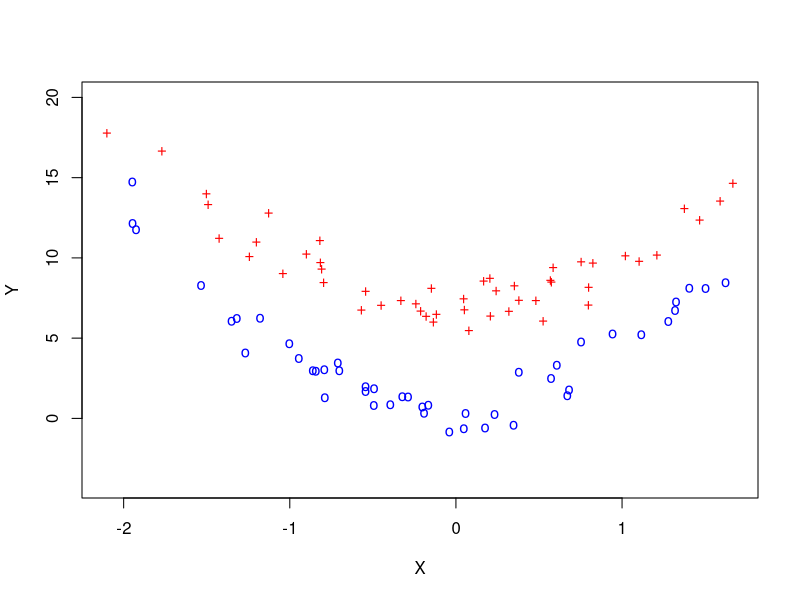
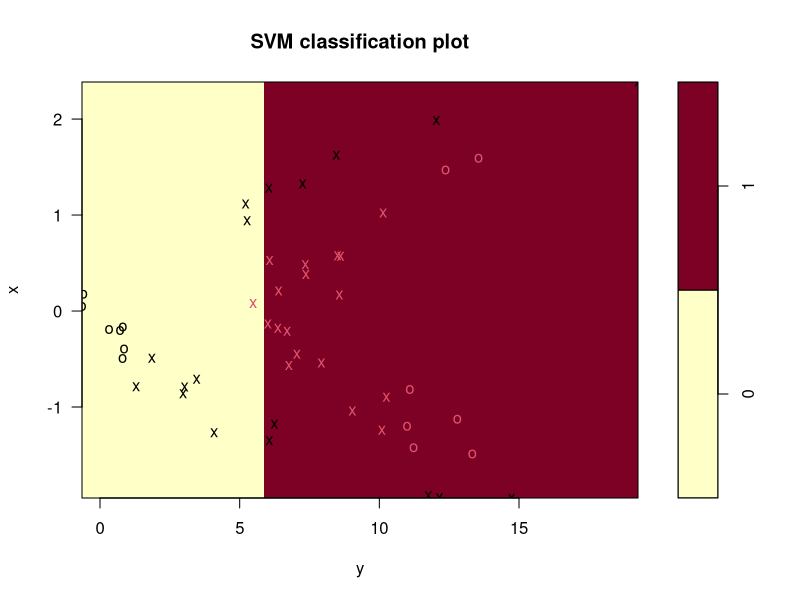
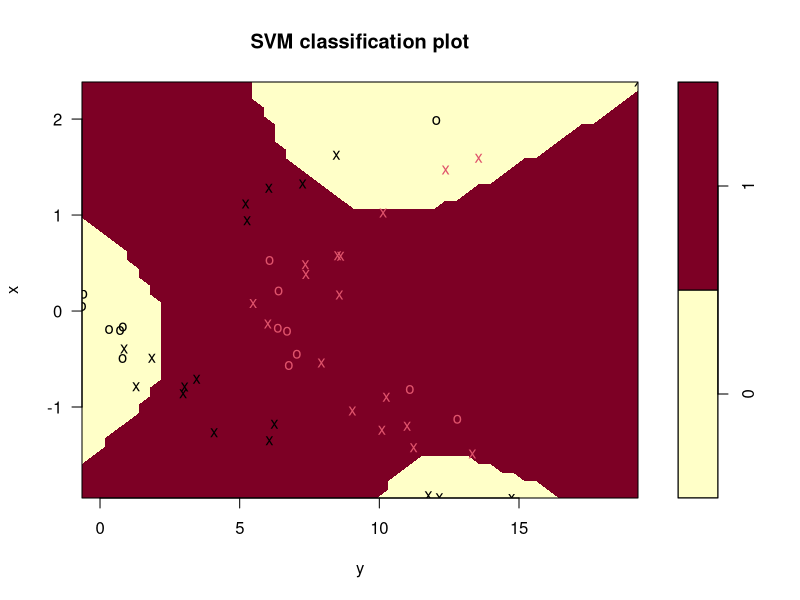
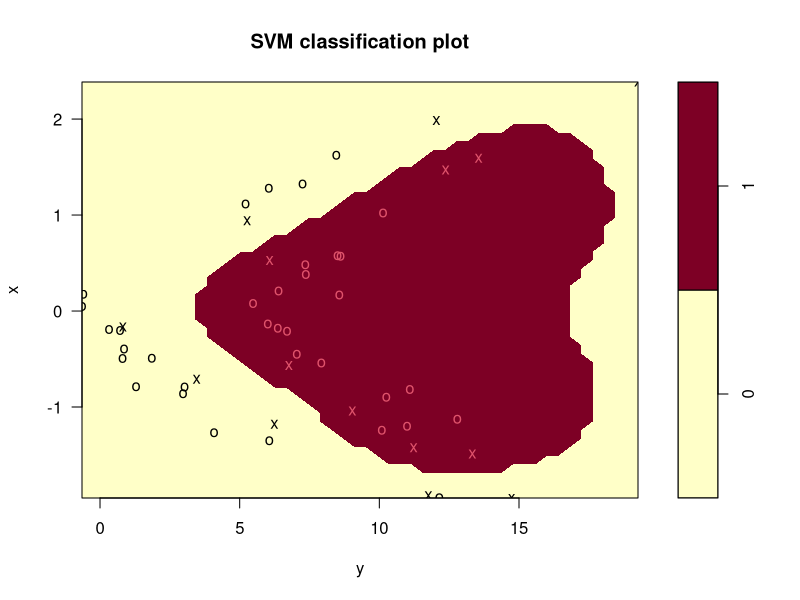
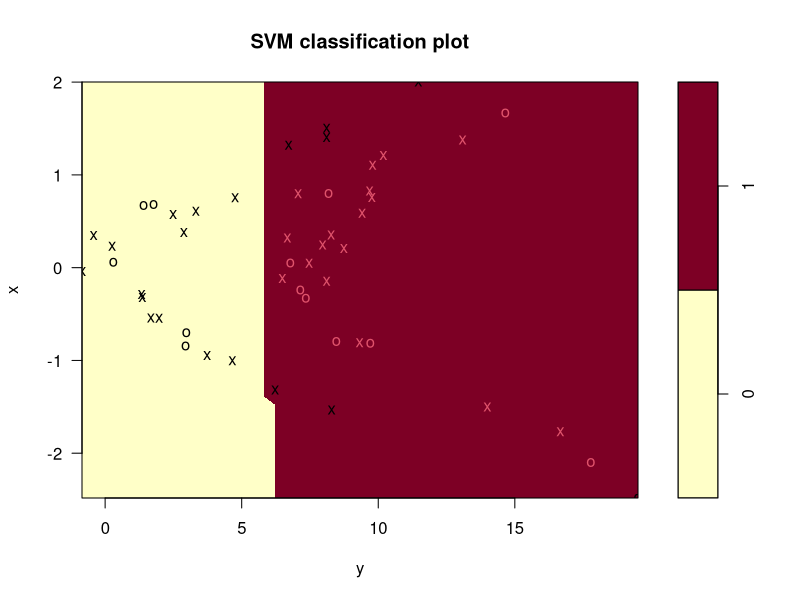
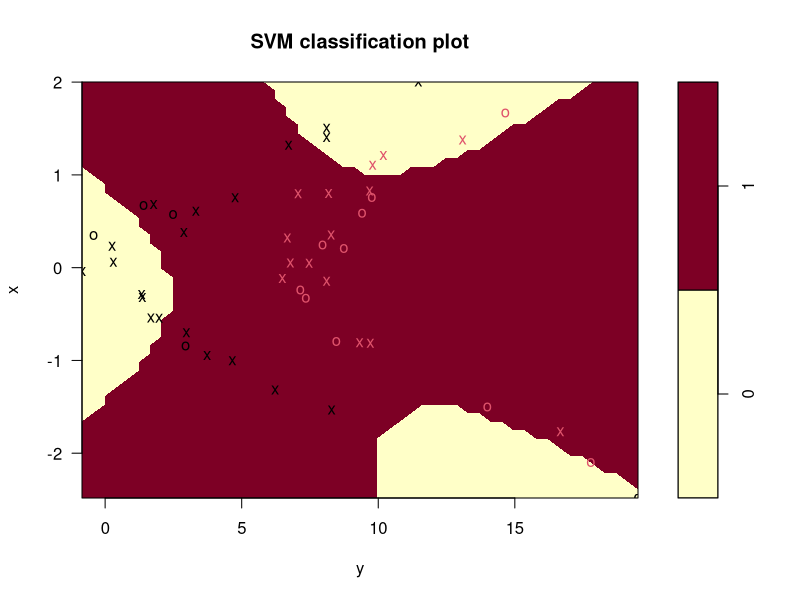
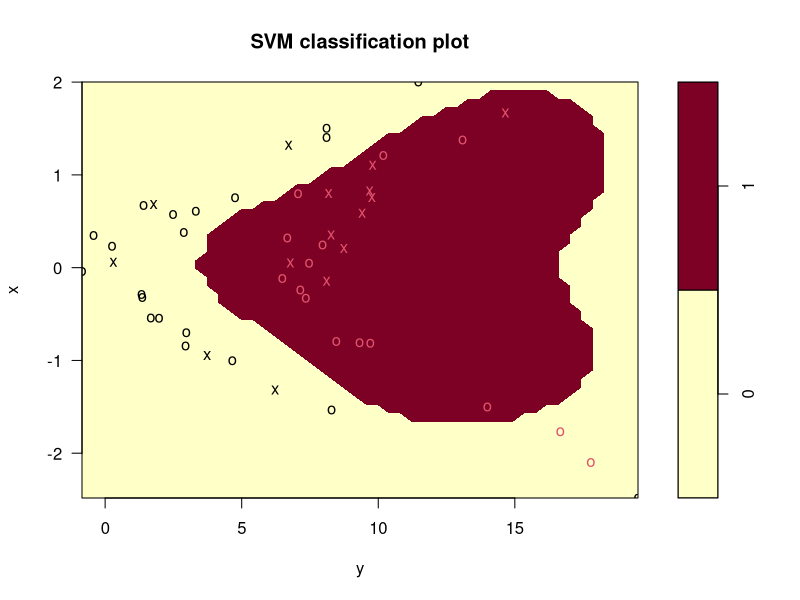

Write R code to recreate these figures, in order.
## ---- chunk 1
library(e1071)
## ---- chunk 2
set.seed(131)
x = rnorm(100)
y = 3 * x^2 + 4 + rnorm(100)
train = sample(100, 50)

# Seperate the training and testing
y[train] = y[train] + 3 # 50 training data
y[-train] = y[-train] - 3 # 50 testing data
## ---- chunk 3
# Plot using different colors
plot(x[train], y[train], pch="+", lwd=4, col="red", 
     ylim=c(-4, 20), xlab="X", ylab="Y")

# add the extra testing data
points(x[-train], y[-train], pch="o", lwd=4, col="blue") 
## ---- chunk 4
set.seed(315)
z = rep(0, 100)
z[train] = 1 # All the training response is 1

# Take 25 observations each from train and -train for the final training for analysis
final.train = c(sample(train, 25),
                sample(setdiff(1:100, train), 25))

# data.train is the same as final.train
data.train = data.frame(x=x[final.train], y=y[final.train], 
                        z=as.factor(z[final.train]))

# data.test is the rest of final.train
data.test = data.frame(x=x[-final.train], y=y[-final.train], 
                       z=as.factor(z[-final.train]))

# library(e1071)
svm.linear = svm(z~., data=data.train, kernel="linear", cost=10)
## ---- chunk 5
plot(svm.linear, data.train)
## ---- chunk 6
table(z[final.train], predict(svm.linear, data.train))
## ---- chunk 7
set.seed(32545)
svm.poly = svm(z~., data=data.train, 
               kernel="polynomial", cost=10)
## ---- chunk 8
plot(svm.poly, data.train)
## ---- chunk 9
table(z[final.train], predict(svm.poly, data.train))
## ---- chunk 10
set.seed(996)
svm.radial = svm(z~., data=data.train, kernel="radial", gamma=1, cost=10)
## ---- chunk 11
plot(svm.radial, data.train)
## ---- chunk 12
table(z[final.train], predict(svm.radial, data.train))
## ---- chunk 13
plot(svm.linear, data.test)
plot(svm.poly, data.test)
plot(svm.radial, data.test)
## ---- chunk 14
table(z[-final.train], predict(svm.linear, data.test))
table(z[-final.train], predict(svm.poly, data.test))
table(z[-final.train], predict(svm.radial, data.test))
